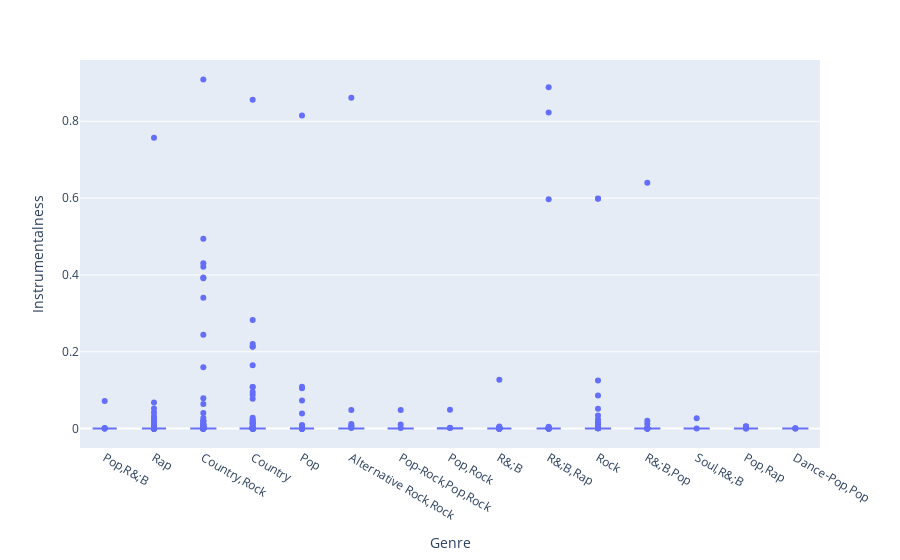

Source (notebook cell):
### Code cell
fig = px.box(filtered_df, x='Genre', y='Instrumentalness')
fig

### Figure 1 — Plotly figure (JSON) as saved in the notebook; plotly's stock layout.template omitted (floating-point values rounded to 4 significant figures; data arrays with more than 128 entries replaced by an {"elided": "..."} marker saying what was removed)
{"data": [{"alignmentgroup": "True", "hovertemplate": "Genre=%{x}<br>Instrumentalness=%{y}<extra></extra>", "legendgroup": "", "marker": {"color": "#636efa"}, "name": "", "notched": false, "offsetgroup": "", "orientation": "v", "showlegend": false, "type": "box", "x": {"elided": "1929 str values"}, "x0": " ", "xaxis": "x", "y": {"elided": "1929 float values"}, "y0": " ", "yaxis": "y"}], "layout": {"boxmode": "group", "legend": {"tracegroupgap": 0}, "margin": {"t": 60}, "xaxis": {"anchor": "y", "domain": [0, 1], "title": {"text": "Genre"}}, "yaxis": {"anchor": "x", "domain": [0, 1], "title": {"text": "Instrumentalness"}}}}
